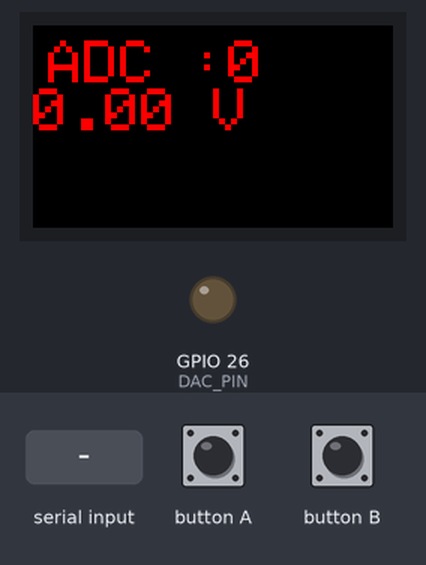
Bench run of a sketch on a simulated ESP32. Shown: 240×135 colour display, output pins drawn as LEDs (lit = HIGH). The test bench sets the inputs (shaded band). What the sketch prints to the serial monitor is not drawn.

Above: at 1.3 s.
1.4 s: button A pressed for 0.15 s
At 1.9 s:
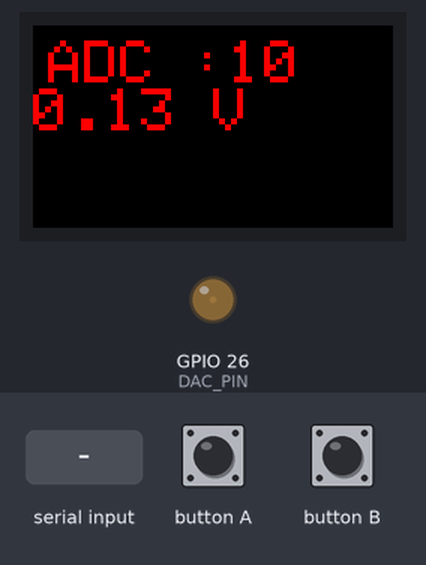
3.0 s: "90,45\n" received over Serial
At 3.5 s:
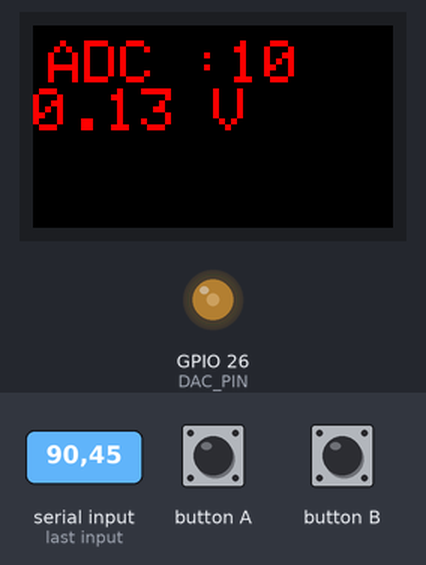
4.5 s: button B pressed for 0.15 s
At 5.5 s:
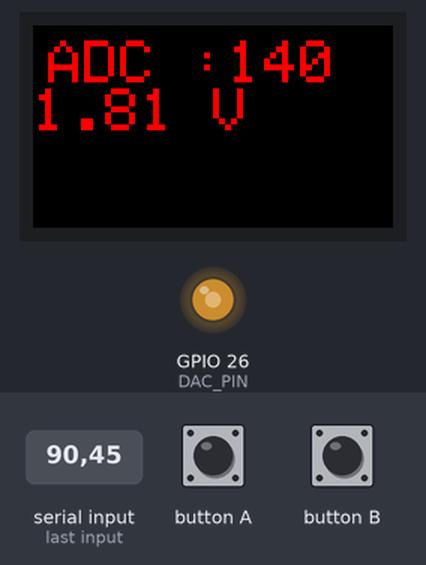
6.1 s: "200\n" received over Serial
At 7.0 s:
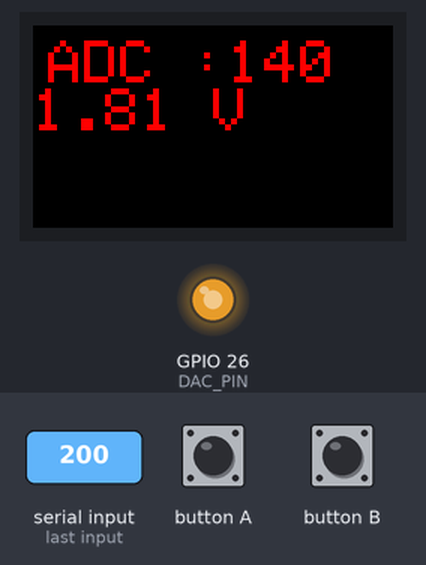
7.6 s: button A pressed for 1 s
At 9.1 s:
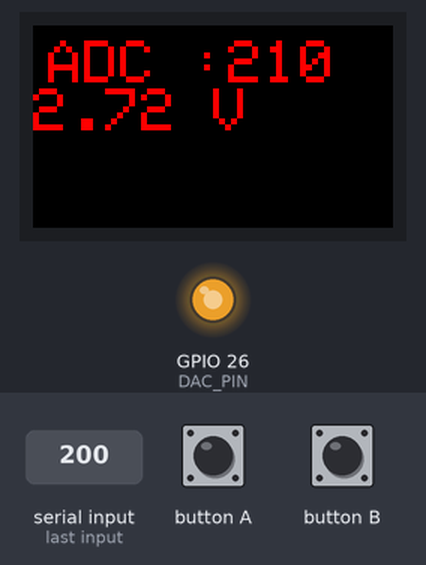
10.1 s: button B pressed for 1 s
At 12.2 s:
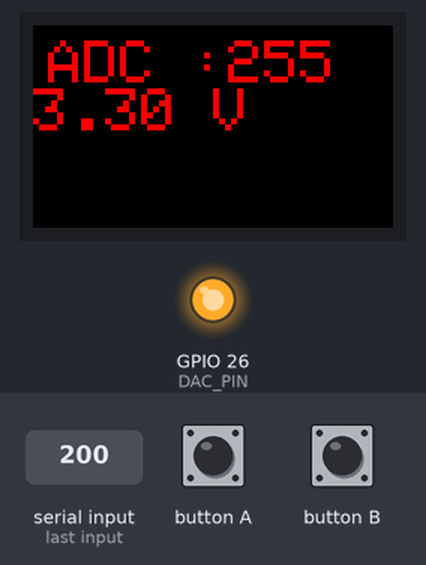
Timing chart, 0 to 13.6 s (numbered marks = the images above; inputs shaded):
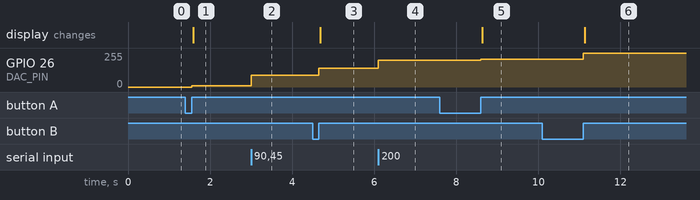

The sketch:

arduino_m5stickCplus_dac.ino
```cpp
#include <M5StickCPlus.h>

#define DAC_PIN 26  // GPIO26 = DAC1 sur ESP32

int value_adc = 0;
float voltage = 0;
int flipfull = 0;

void setup() {
  M5.begin();  // Initialize the M5StickC-Plus

  M5.Lcd.setTextColor(YELLOW);  // Set the font color to yellow
  M5.Lcd.setTextSize(4);  		// Set the font size to 4
  M5.Lcd.setRotation(3);
  M5.Lcd.setTextColor(RED);

  Serial.begin(115200);
  Serial.println("Entrez une valeur entre 0 et 255 pour régler la tension du DAC.");

  M5.Lcd.setTextSize(4);
  M5.Lcd.fillScreen(BLACK);  // Set BLACK to the background color.
  M5.Lcd.setCursor(10, 10);
  M5.Lcd.print("ADC :");
  M5.Lcd.print(value_adc);
  M5.Lcd.println();
  M5.Lcd.print(voltage);
  M5.Lcd.print(" V");
}

void loop() {
  M5.update();  // Read the press state of the key

  if (Serial.available()) {
    String input = Serial.readStringUntil('\n');  // Lire jusqu'à retour chariot
    input.trim();                                 // Supprimer espaces et retour chariot

    if (input.length() > 0) {     // Vérifier qu'il y a une entrée valide
      value_adc = input.toInt();  // Convertir en entier

      if (value_adc >= 0 && value_adc <= 255) {
        dacWrite(DAC_PIN, value_adc);  // Écrire la valeur sur le DAC
        voltage = (value_adc / 255.0) * 3.3;
        Serial.print("Valeur DAC: ");
        Serial.print(value_adc);
        Serial.print(" -> Tension: ");
        Serial.print(voltage, 2);
        Serial.println(" V");
      } else {
        Serial.println("Erreur : entrez une valeur entre 0 et 255 !");
      }
    }
  }

  if (M5.BtnA.wasReleased()) {  // If the button A is pressed

    value_adc = value_adc + 10;  // Convertir en entier

    if (flipfull == 1) {
      value_adc = 0;
      flipfull = 0;
    }

    if (value_adc > 255) {
      value_adc = 255;
      flipfull = 1;
    }


    if (value_adc >= 0 && value_adc <= 255) {
      dacWrite(DAC_PIN, value_adc);  // Écrire la valeur sur le DAC
      voltage = (value_adc / 255.0) * 3.3;
      Serial.print("Valeur DAC: ");
      Serial.print(value_adc);
      Serial.print(" -> Tension: ");
      Serial.print(voltage, 2);
      Serial.println(" V");

      M5.Lcd.setTextSize(4);
      M5.Lcd.fillScreen(BLACK);  // Set BLACK to the background color
      M5.Lcd.setCursor(10, 10);
      M5.Lcd.print("ADC :");
      M5.Lcd.print(value_adc);
      M5.Lcd.println();
      M5.Lcd.print(voltage);
      M5.Lcd.print(" V");
    }
  } else if (M5.BtnB.wasReleased()) {  // If the button B is pressed.
    value_adc = value_adc + 50;        // Convertir en entier

    if (flipfull == 1) {
      value_adc = 0;
      flipfull = 0;
    }

    if (value_adc > 255) {
      value_adc = 255;
      flipfull = 1;
    }

    if (value_adc >= 0 && value_adc <= 255) {
      dacWrite(DAC_PIN, value_adc);  // Écrire la valeur sur le DAC
      voltage = (value_adc / 255.0) * 3.3;
      Serial.print("Valeur DAC: ");
      Serial.print(value_adc);
      Serial.print(" -> Tension: ");
      Serial.print(voltage, 2);
      Serial.println(" V");

      M5.Lcd.setTextSize(4);
      M5.Lcd.fillScreen(BLACK);  // Set BLACK to the background color.
      M5.Lcd.setCursor(10, 10);
      M5.Lcd.print("ADC :");
      M5.Lcd.print(value_adc);
      M5.Lcd.println();
      M5.Lcd.print(voltage);
      M5.Lcd.print(" V");
    }

  } else if (M5.BtnB.wasReleasefor(700)) {  // The button B is pressed for 700ms.
    M5.Lcd.fillScreen(BLACK);               // Set BLACK to the background color.
    M5.Lcd.setCursor(0, 0);
  }
}
```

Measured:
- after the input at 1.4 s, GPIO 26 (DAC_PIN): 0/255 → 10/255 after 0.15 s; the display: changes after 0.19 s (image 1)
- after the input at 3.0 s, GPIO 26 (DAC_PIN): 10/255 → 90/255 at once
- after the input at 4.5 s, GPIO 26 (DAC_PIN): 90/255 → 140/255 after 0.15 s; the display: changes after 0.19 s (image 3)
- after the input at 6.1 s, GPIO 26 (DAC_PIN): 140/255 → 200/255 at once
- after the input at 7.6 s, GPIO 26 (DAC_PIN): 200/255 → 210/255 after 1.0 s; the display: changes after 1.0 s (image 5)
- after the input at 10.1 s, GPIO 26 (DAC_PIN): 210/255 → 255/255 after 1.0 s; the display: changes after 1.0 s (image 6)
